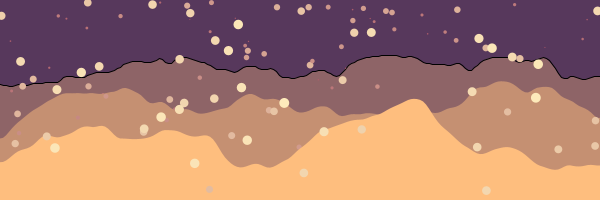
Frame 1 (no input)
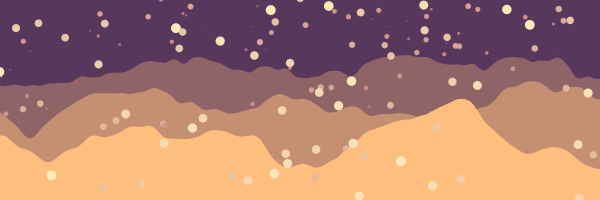
Frame 60 (the mouse pressed at the canvas centre just before this capture)
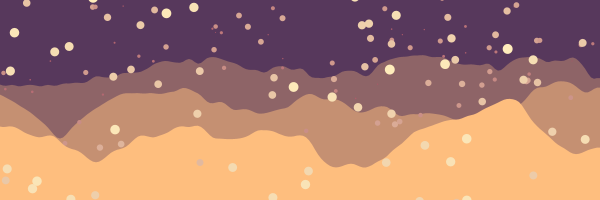
Frame 120 (the mouse held since frame 60 and released just before this capture)

The Processing sketch that drew these frames (run headless with seeded random() and noise(); from frame 60 on, the mouse is pressed at the canvas centre):

// Processing sketch: processing_150476
// ── processing_150476.pde

PVector [] p1 = new PVector [300]; // staitsches Array mit genau 1000 Flocken
PVector [] p2 = new PVector [300]; // staitsches Array mit genau 1000 Flocken
PVector [] p3 = new PVector [300]; // staitsches Array mit genau 1000 Flocken

float speed = 2;

void setup ()
{
  size (600, 200);
  smooth();

  initArray();
}

void draw ()
{
  background (#57385c);
  
  // berge ----------------------------------------------

  int x = 0;
  float y = 0;
  fill (lerpColor (#57385c, #FEBE7E, 0.33));
  noiseSeed (0);
  
  beginShape();

  vertex (-10, height+10);
  while (x < width)
  {
    y = height-170 + noise (-frameCount / 300.0 + x / 75.0)*80;

    if (x == 0) vertex (x-10, y);
    vertex (x, y);
    x+=
      3;
  }
  vertex (x + 10, y);
  vertex (width+10, height+10);
  endShape();

  // kleine flocken ----------------------------------------------
  
  int i = 0;

  noStroke();
  while (i < p1.length)
  {
    dispayFlocke (p1[i]);
    moveFlocke (p1[i]);
    checkEdges (p1, i, 1);

    i++;
  }

  // berge ----------------------------------------------

   x = 0;
   y = 0;
  fill (lerpColor (#57385c, #FEBE7E, 0.66));
  noiseSeed (1);
  beginShape();

  vertex (-10, height+10);
  while (x < width)
  {
    y = height-130 + noise (-frameCount / 200.0 + x / 100.0)*100;

    if (x == 0) vertex (x-10, y);
    vertex (x, y);
    x+=
      3;
  }
  vertex (x + 10, y);
  vertex (width+10, height+10);
  endShape();

  // mittlere flocken ----------------------------------------------

  i = 0;

  while (i < p2.length)
  {
    dispayFlocke (p2[i]);
    moveFlocke (p2[i]);
    checkEdges (p2, i, 2);

    i++;
  }

  // berge ----------------------------------------------

  x = 0;
  y = 0;
  noiseSeed (2);
  fill (#FEBE7E);
  beginShape();

  vertex (-10, height+10);
  while (x < width)
  {
    y = height-120 + noise (-frameCount / 150.0 + x / 120.0)*120;

    if (x == 0) vertex (x-10, y);
    vertex (x, y);
    x+=
      3;
  }
  vertex (x + 10, y);
  vertex (width+10, height+10);
  endShape();

  // große flocken ----------------------------------------------

  i = 0;

  while (i < p3.length)
  {
    dispayFlocke (p3[i]);
    moveFlocke (p3[i]);
    checkEdges (p3, i, 3);

    i++;
  }
}

void checkEdges (PVector [] p, int index, int id)
{
  PVector flocke = p [index];

  if ( flocke.y > height+flocke.z/2 || flocke.x > width+flocke.z/2)
  {
    float d = 0;

    if (id == 1) d = random (1, 4);
    else if (id == 2) d = random (4, 7);
    else d = random (7, 10);

    p [index] = new PVector (random (-width, width), random (-height, -10), d);
  }
}

void moveFlocke (PVector p)
{
  PVector flocke = p;
  float movement = map (flocke.z, 1, 10, 0.1, 1);

  flocke.y = flocke.y + map (flocke.z, 1, 10, 0.1, 1); // Fallen der Schneeflocke. Kleine Schneeflocken fallen langsamer als große
  flocke.x = flocke.x + speed * movement;
}

void dispayFlocke (PVector p)
{
  PVector flocke = p;

  fill (lerpColor (#ffedbc, #a75265, map (flocke.z, 1, 10, 1, 0)));
  ellipse (flocke.x, flocke.y, flocke.z, flocke.z); // verschiebung basierend auf der größe der Schneeflocke > große werden mehr verschoben als kleine
}

void initArray ()
{
  int i = 0;

  while (i < p1.length) 
  {
    p1 [i] = new PVector (random (-width, width), random (-2*height, height), random (1, 4)); // eine neue schneeflocke wird dem array hinzugefügt. Der z-Wert wird für die größe des Schneeflocker verwendet. der y-wert liegt außerhalb des sichtbaren Fensters, damit nicht alle schneeflocken auf einmal im Bild erscheinen
    p2 [i] = new PVector (random (-width, width), random (-2*height, height), random (4, 7)); 
    p3 [i] = new PVector (random (-width, width), random (-2*height, height), random (7, 10)); 
    i++;
  }
}
